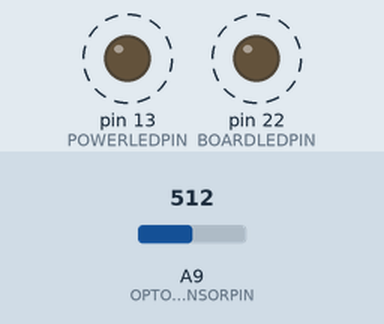
This sketch was run on a simulated Arduino Mega 2560, built with avr-gcc and run on an emulated ATmega2560. Shown: output pins drawn as LEDs (lit = HIGH). Dashed ring = blinking. The inputs (shaded band) are chosen by the test bench; at power-on: A9 (OPTOSENSORPIN) = 512. What the sketch prints to the serial monitor is not drawn.

Above: at 0.1 s.
At 1.2 s:
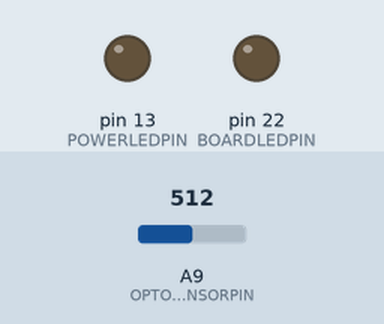
1.3 s: A9 (OPTOSENSORPIN) set to 716
At 2.6 s:
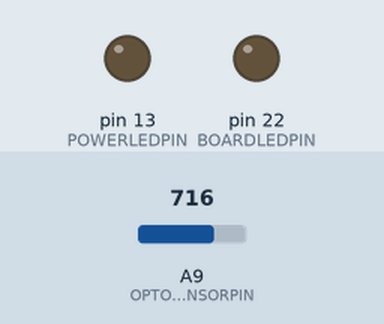
Timing chart, 0 to 4.3 s (numbered marks = the images above; inputs shaded):
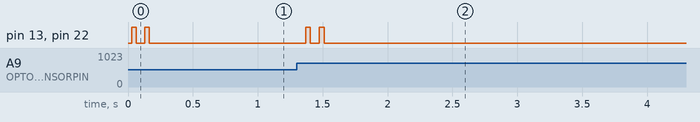

The sketch:

FilmProjectorLED.ino
```cpp
/*
 * Movie Projecter Version: LED
 * Hardware: Vangelis Lympouridis, PhD
 * Firmware: Seth Persigehl, Factorio Player
 *
 * Goal: Replace the mechanical shutter system with an
 *       electronic equivilent, using an LED. Timings,
 *       duty cycle, and number of pulses are adjustable
 *       via the serial port.
 * The hardware wheel has 12 cogs
 * DC60S3 Solid state relay, switching 24VDC
 *
 */


#define OPTOSENSORPIN A9  // an arbitrary threshold level that's in the range of the analog input
#define POWERLEDPIN 13    // pin that the power LED is attached to
#define BOARDLEDPIN 22    // pin connected to the small onboard LED
#define FRAMEDURATIONARRAYSIZE 12 // Number of frame durations to store in memory, currently used for averaging together. May be used to calculate abnormalities in the mechanical gears

bool PrintExtraDebug = true;
//The following are global for reads, but should only be set by DetectFrameStartAndEnd
bool pulseHighLastLoop;
bool pulseHighThisLoop;
bool newFrameDetected;
bool newPulseFaded;
bool frameDone;
int optoThreshold = 512;
int optoSensorValue;
unsigned long frameStartTimeMillis;

unsigned long frameEnd;
unsigned long minimumDuration;
unsigned long averageFrameDuration;
unsigned long lastFrameDuration;
unsigned long frameDurationArray[FRAMEDURATIONARRAYSIZE];
unsigned int frameDurationIndex;
unsigned int numberOfLightPulsesPerFrame = 3;
unsigned long actionsTimingsArray[10]; // Needs to be large enough for all needed timings, at least 2*numberOfLightPulsesPerFrame
unsigned int actionsTimingsIndex;

// The timing of the LED pulses can be adjusted using the array below.
// Function codings:
// 0 = Lights off
// 1 = Lights on
// 2 = Done with frame
//unsigned int actionsArray[10] = {0,1,0,1,0,1,2,0,0,0}; // What command do we want to call at the function time?
//unsigned int actionsArray[10] = {0,1,0,1,0,0,0,0,0,0}; //The first 120fps video, on(ish) for three off for 2. Very choppy
//unsigned int actionsArray[10] = {0,1,1,1,0,0,0,0,0,0}; //The second 120fps video, on 3.5, off 1.5 rolling. Choppy
//unsigned int actionsArray[10] = {0,1,1,1,1,0,0,0,0,0}; // The third 120fps video, on 4 off 1. Hard flashing.
  unsigned int actionsArray[10] = {0,1,0,0,1,0,0,0,0,0}; // This provided the best visible results. Flashes at start, then off, then flash at end.

//// Setup and Loop ///////////////////////////////////////////////////////////////////////////////
void setup()
{
  Serial.begin(115200);
  pinMode(OPTOSENSORPIN, INPUT);
  pinMode(POWERLEDPIN, OUTPUT);
  pinMode(BOARDLEDPIN, OUTPUT);
  Serial.println("Setup ended. Starting first loop...");
}


void loop()
{
  DetectFrameStartAndEnd();
  NewWaveDetectedInstantResponse();
  RecordFrameTimings();
  CheckAndRunTimedEvents();
  CommunicateWithUser();
}


//// Primary Functions ///////////////////////////////////////////////////////////////////////////////
void DetectFrameStartAndEnd(){
  pulseHighLastLoop = pulseHighThisLoop;
  optoSensorValue = analogRead(OPTOSENSORPIN);
  if (optoSensorValue > optoThreshold)pulseHighThisLoop = true;
  else pulseHighThisLoop = false;

  if (!pulseHighLastLoop && pulseHighThisLoop)newFrameDetected = true;
  else newFrameDetected = false;

  if (pulseHighLastLoop && !pulseHighThisLoop)newPulseFaded = true;
  else newPulseFaded = false;
}


void RecordFrameTimings(){
  if (newFrameDetected){
      frameDone = false;
      frameDurationArray[frameDurationIndex] = millis() - frameStartTimeMillis;
      frameDurationIndex++;
      if (frameDurationIndex >= FRAMEDURATIONARRAYSIZE) frameDurationIndex = 0;
      frameStartTimeMillis = millis();
      //TODO pulseTimingsArray[ //Maybe not needed
      CalculateFrameTimings();
    }
}


void CalculateFrameTimings(){
  CalculateAverageFrameDuration();

  int numTimedEvents = numberOfLightPulsesPerFrame * 2;
  unsigned int durationOfEachStateChange = averageFrameDuration / numTimedEvents;

  for (int i = 0 ; i < numTimedEvents ; i++){
    actionsTimingsArray[i] = frameStartTimeMillis + (durationOfEachStateChange * i);
    // Note if there are extra actions in the array, they will not be set
  }
  // Set the next event to the max value for unsigned long, about 50 days after power-on
  // 4,294,967,295 is the max value, but remember not to use commas!.
  actionsTimingsArray[numTimedEvents + 1] = 4294967295;

   // Without prempting our timings using NewWaveDetectedInstantResponse(), we'd
   // normally reset our timings index to 0 to then run through turing the lights
   // on and off. Since that's already done by NewWaveDetectedInstantResponse(),
   // we'll comment out the following statement:
   //
   // actionsTimingsIndex = 0;
   //
   // TODO: Allow for offset to timings and first frame, in case it is
   //       undesireable to start the functions running based on the
   //       first moment the new frame is detected.
}


void CalculateAverageFrameDuration(){
  averageFrameDuration = AverageArray (frameDurationArray, FRAMEDURATIONARRAYSIZE);
}

void NewWaveDetectedInstantResponse(){
  // Act as soon as possible to get the lights on. Sort out the details later.
  if (newFrameDetected) {
    SetOutputs (false);
    actionsTimingsIndex = 1; //Originally 1, let's start earlier at index 0
    if (PrintExtraDebug) Serial.println(F("NWDIR: START"));
    // We move the index to the next timing, even though it's not calculated yet,
    // because we already turned the lights on (the action set for timing index 0).
  }
}


void SetOutputs(bool b){
  digitalWrite(POWERLEDPIN, b);
  digitalWrite(BOARDLEDPIN, b);
}


void CheckAndRunTimedEvents(){
  if (!frameDone && millis() >= actionsTimingsArray[actionsTimingsIndex]){
    // Execute a function call based on actionsArray
    // Unset actions will call 0, because they're not set
    if (actionsArray[actionsTimingsIndex] == 0){
      //Lights Off
      SetOutputs (false);
      if (PrintExtraDebug) Serial.println(F("TE:FUNC0"));
    }
    else if (actionsArray[actionsTimingsIndex] == 1){
      //Lights On
      SetOutputs (true);
      if (PrintExtraDebug) Serial.println(F("TE:FUNC1"));
    }
    else if (actionsArray[actionsTimingsIndex] == 2){
      //Done with the frame
      frameDone = true;
      if (PrintExtraDebug) Serial.println(F("TE:FUNC2"));
    }
    else {
      if (PrintExtraDebug) Serial.println(F("TE:ERROR Tried to call an unkown function number"));
    }

    actionsTimingsIndex ++;
    //TODO: if (actionsTimingsIndex > LENGTHOFACTIONSTIMINGSINDEX)frameDone = true;
  }
}


void CommunicateWithUser(){
  //TODO: SERIAL COMMS
  //if (newPulseFaded && PrintExtraDebug) PrintDebugBlob();
  PrintDebugBlob();
}


//// Generic Tool Functions ///////////////////////////////////////////////////////////////////////
unsigned long AverageArray (unsigned long * array, int len)  // assuming array is int.
{
  unsigned long sum = 0L ;  // sum will be larger than an item, long for safety.
  for (int i = 0 ; i < len ; i++)
    sum += array [i] ;
  return  ( sum) / len ;
}

//// Debug Functions ///////////////////////////////////////////////////////////////////////////////

void PrintDebugBlob(){
  Serial.print("Millis: ");
  Serial.print(millis());
  Serial.print(" A9:");
  Serial.println(analogRead(OPTOSENSORPIN));


  Serial.println(F("============================================"));
  Serial.print(F("Millis: ")); Serial.println(millis());
  Serial.print(F("new Frame Detected: ")); Serial.println(newFrameDetected);
  Serial.print(F("new Frame Faded:    ")); Serial.println(newPulseFaded);
  Serial.print(F("Frame Done:         ")); Serial.println(frameDone);

  Serial.print(F("frameDurationArray: "));
  for (int i = 0 ; i < FRAMEDURATIONARRAYSIZE ; i++){
    if (i > 0) Serial.print(F(", "));
    Serial.print( frameDurationArray[i]);
  }
  Serial.println();
  Serial.print(F("frameDurationIndex: ")); Serial.print(frameDurationIndex);
  Serial.println();
  Serial.print(F("actionsTimingsArray: "));
  for (int i = 0 ; i < 10 ; i++){
    if (i > 0) Serial.print(F(", "));
    Serial.print( actionsTimingsArray[i]);
  }
  Serial.println();
  Serial.print(F("actionsTimingsIndex: ")); Serial.println(actionsTimingsIndex);
  Serial.print(F("actionsTimings Function: ")); Serial.println(actionsArray[actionsTimingsIndex]);
  Serial.println();

  Serial.println(F("============================================"));
}
```

Measured:
- after the input at 1.3 s, pin 13 (POWERLEDPIN), pin 22 (BOARDLEDPIN): alternates HIGH for 0.04 s and LOW for 0.07 s, 4 changes in all, then stays LOW, starting after 0.07 s
- by itself, pin 13 (POWERLEDPIN), pin 22 (BOARDLEDPIN): alternates HIGH for 0.03 s and LOW for 0.07 s, 4 changes in all, then stays LOW
